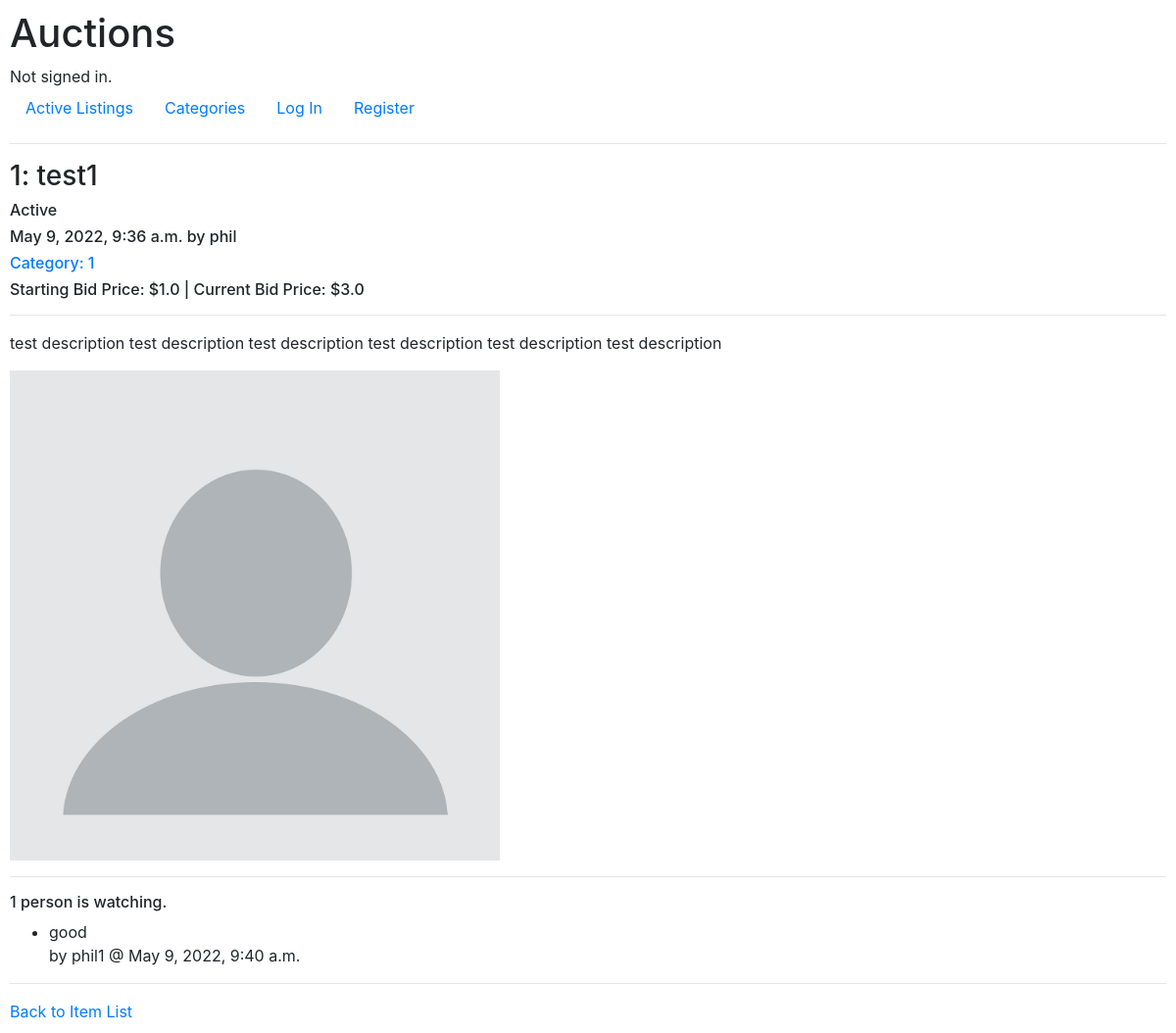
/1, run on an earlier commit of the app's database.
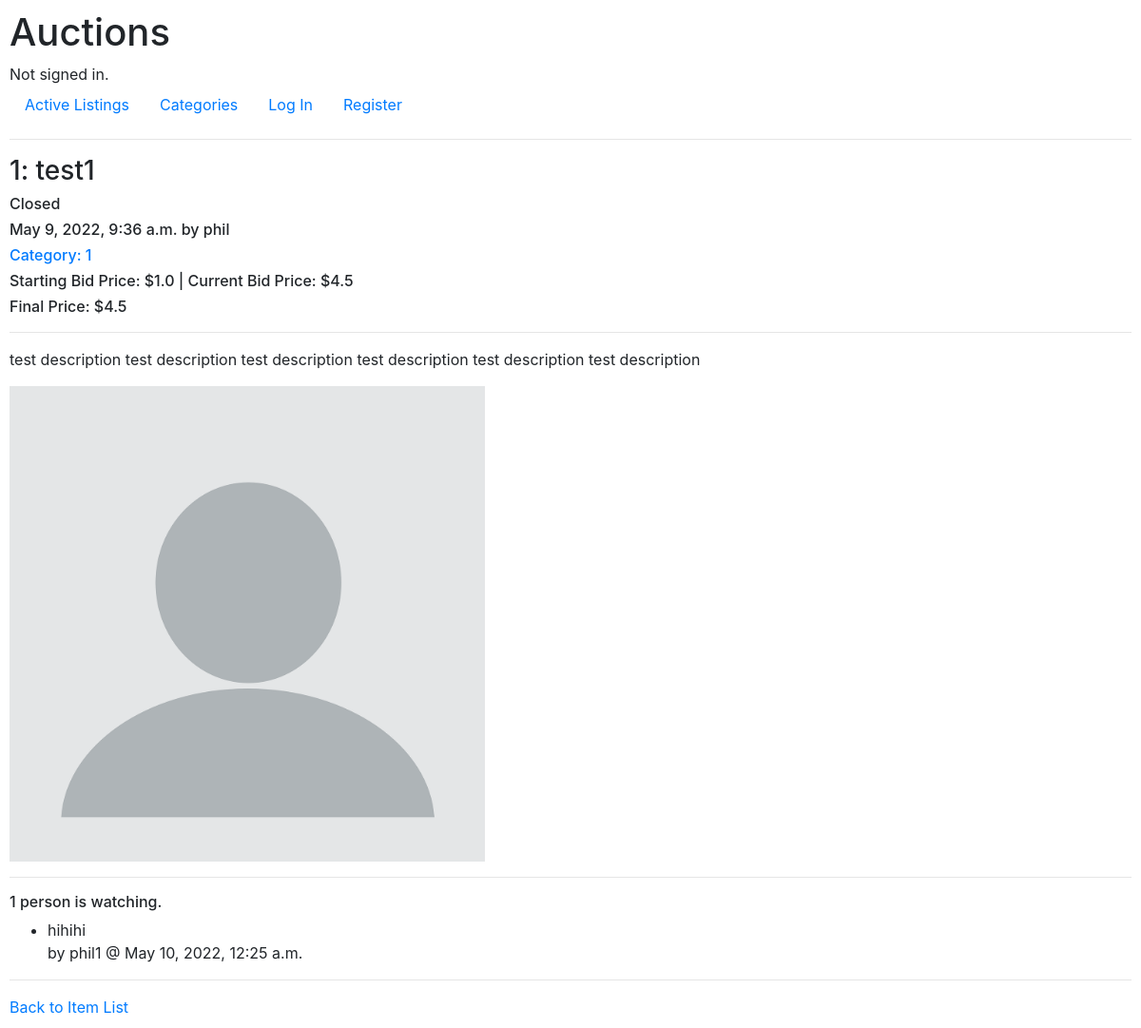
And on a later commit of the database.
### auctions/models.py (models this page shows, shortened)
class Listings(models.Model):
    title = models.CharField(max_length=256)
    description = models.TextField(max_length=512)
    starting_bid = models.FloatField()
    current_bid = models.FloatField(blank=True, null=True)
    active = models.BooleanField(default=True)
    created_date = models.DateTimeField(default=timezone.now)
    creator = models.ForeignKey(User, on_delete=models.PROTECT, related_name="all_creators")
    category = models.ForeignKey(Categories, on_delete=models.CASCADE, related_name="similar_listings")
    watchers = models.ManyToManyField(User, blank=True, related_name="watch_list")
    buyer = models.ForeignKey(User, blank=True, null=True, on_delete=models.PROTECT)
    image = models.ImageField(null=True, blank=True, upload_to="images/")

class Comments(models.Model):
    user = models.ForeignKey(User, on_delete=models.CASCADE)
    created_time = models.DateTimeField(default=timezone.now)
    listing = models.ForeignKey(Listings, on_delete=models.CASCADE, related_name="get_comments")
    comment = models.CharField(max_length=256)

class User(AbstractUser):
    def __str__(self):
        return f"{self.username}"

### auctions/views.py (the view, shortened to what this page needs)
# urls.py: path("<int:item_id>", views.item, name="item"),
def item(request, item_id):
    is_watched = False
    is_creator = False
    is_buyer = False
    listings = Listings.objects.get(id=item_id)
    comments = Comments.objects.filter(listing=listings)
    categories = Categories.objects.get(category=listings.category)
    return render(
        request,
        "auctions/item.html",
        {
            "id": listings.id,
            "title": listings.title,
            "description": listings.description,
            "starting_bid": listings.starting_bid,
            "current_bid": listings.current_bid,
            "category": listings.category,
            "active": listings.active,
            "created_date": listings.created_date,
            "creator": listings.creator,
            "watchers": listings.watchers.count(),
            "is_watched": is_watched,
            "is_creator": is_creator,
            "is_buyer": is_buyer,
            "useruser": request.user,
            "comments": comments,
            "category_id": categories.id,
            "image": listings.image,
        },
    )

### auctions/models.py (called while the page is built)
    def __str__(self):
        return f"{self.category}"

### auctions/templates/auctions/item.html (shortened to what this page needs)
{% extends "auctions/layout.html" %}
{% block body %}
    <h3>{{id}}: {{title}}</h3>
    {% if active %}
    <h6>Active</h6>
    {% else %}
    <h6>Closed</h6>
    {% endif %}
    <h6>{{created_date}} by {{creator}}</h6>
    {% if category %}
    <h6><a href="{% url 'category_list' category_id %}">Category: {{category}}</a></h6>
    {% endif %}
    <h6>Starting Bid Price: ${{starting_bid}} | {% if current_bid %}Current Bid Price: ${{current_bid}}{% else %}No Bid Yet{% endif %}</h6>
    {% if active == False %}
    <h6>Final Price: ${{current_bid}}</h6>
    {% endif %}
    <hr>
    <p>{{description}}</p>
    {% if image %}
    <img src="{{ image.url }}" width="500">
    {% endif %}
    <hr>
    {% if watchers %}
    <h6>{{watchers}} {% if watchers == 1 %}person is{% else %}people are{% endif %} watching.</h6>
    {% endif %}
    <ul>
        {% for c in comments %}
        <li>
            {{c.comment}} <br>by {{c.user}} @ {{c.created_time}}
        </li>
        {% endfor %}
    </ul>
    <hr>
    <a href="{% url 'index' %}">Back to Item List</a>
{% endblock %}

What changed in the data, as far as the page shows it:
removed Comments: comment "good", user "phil1", created_time "May 9, 2022, 9:40 a.m."
changed Listings "test1": current_bid "3.0" → "4.5"; current_bid (not shown) → "4.5"
added Comments: comment "hihihi", user "phil1", created_time "May 10, 2022, 12:25 a.m."
Also different on the page:
text no longer shown: "Active"
text now shown: "Closed Final Price: $"
